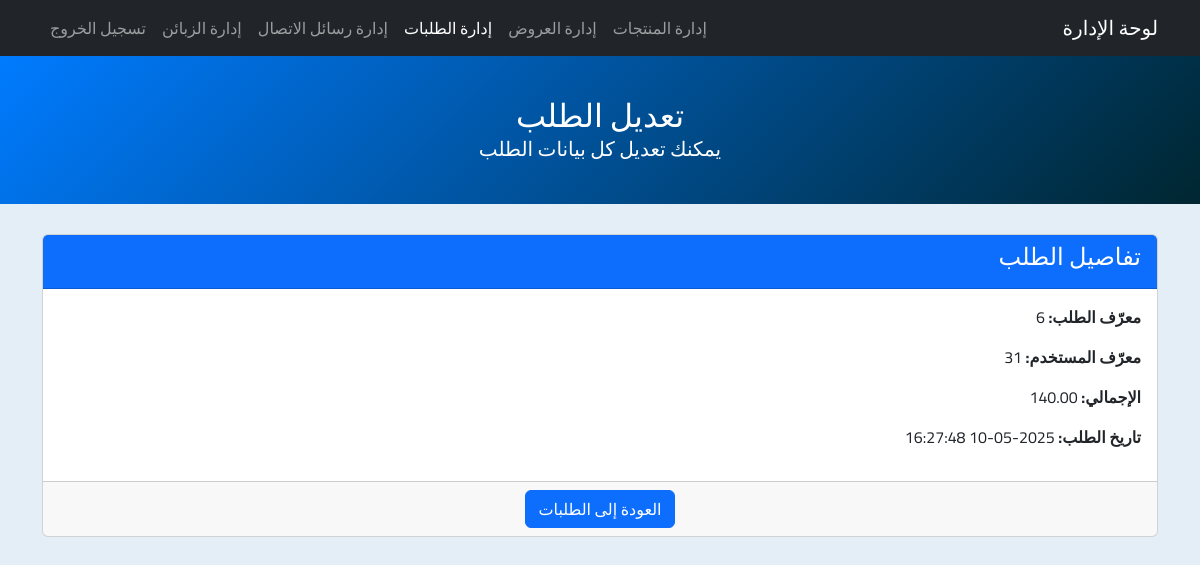
The app's page /admin/order_details.php?id=6 with its own data.
### tables this page shows
CREATE TABLE `orders` (
  `id` int(11) NOT NULL,
  `user_id` int(11) NOT NULL,
  `total` decimal(10,2) NOT NULL,
  `created_at` timestamp NOT NULL DEFAULT current_timestamp()
);

### admin/order_details.php (the view, shortened to what this page needs)
<?php
include("../php/config.php");
$order_id = intval($_GET['id']);
$stmt = $conn->prepare("SELECT * FROM orders WHERE id = ?");
$stmt->bind_param("i", $order_id);
$stmt->execute();
$result = $stmt->get_result();
$order = $result->fetch_assoc();
?>
<!DOCTYPE html>
<html lang="ar" dir="rtl">
<head>
    <link href="https://cdn.jsdelivr.net/npm/bootstrap@5.3.3/dist/css/bootstrap.rtl.min.css" rel="stylesheet">
    <link rel="stylesheet" href="../css/style.css">
</head>
<body>
    <nav class="navbar navbar-expand-lg navbar-dark bg-dark">
        <div class="container">
            <a class="navbar-brand" href="admin_dashboard.php">لوحة الإدارة</a>
            <div class="collapse navbar-collapse" id="adminNav">
                <ul class="navbar-nav ms-auto">
                    <li class="nav-item"><a class="nav-link" href="admin_product.php">إدارة المنتجات</a></li>
                    <li class="nav-item"><a class="nav-link" href="admin_offers.php">إدارة العروض</a></li>
                    <li class="nav-item"><a class="nav-link active" href="admin_orders.php">إدارة الطلبات</a></li>
                    <li class="nav-item"><a class="nav-link" href="admin_contact.php">إدارة رسائل الاتصال</a></li>
                    <li class="nav-item"><a class="nav-link" href="admin_users.php">إدارة الزبائن</a></li>
                    <li class="nav-item"><a class="nav-link" href="../php/logout.php">تسجيل الخروج</a></li>
                </ul>
            </div>
        </div>
    </nav>
    <header class="dashboard-header">
        <div class="container">
            <h1>تعديل الطلب</h1>
            <p>يمكنك تعديل كل بيانات الطلب</p>
        </div>
    </header>
    <div class="container">
        <?php if (isset($error_message)): ?>
            <div class="alert alert-danger mt-4" role="alert">
                <?php echo $error_message; ?>
            </div>
            <div class="text-center mt-3">
                <a href="admin_orders.php" class="btn btn-primary">العودة إلى الطلبات</a>
            </div>
        <?php else: ?>
            <div class="card">
                <div class="card-header bg-primary text-white">
                    <h4 class="card-title">تفاصيل الطلب</h4>
                </div>
                <div class="card-body">
                    <p><strong>معرّف الطلب:</strong> <?php echo htmlspecialchars($order['id']); ?></p>
                    <p><strong>معرّف المستخدم:</strong> <?php echo htmlspecialchars($order['user_id']); ?></p>
                    <p><strong>الإجمالي:</strong> <?php echo htmlspecialchars($order['total']); ?></p>
                    <p><strong>تاريخ الطلب:</strong> <?php echo htmlspecialchars($order['created_at']); ?></p>
                </div>
                <div class="card-footer text-center">
                    <a href="admin_orders.php" class="btn btn-primary">العودة إلى الطلبات</a>
                </div>
            </div>
        <?php endif; ?>
    </div>
</body>
</html>

### css/style.css (style rules this page uses)
* { padding: 0; margin: 0; box-sizing: border-box; }
:root { --bg-main-color: #FFFFFF ; --bg-secondary-color:#EF8354 ; --btn-color:#0036CB ; --btn-hover-color:#001755; --btn-text-color:#FFFFFF; --title-color:#2D3142 ; --text-color:#BFC0C0; --border-main-color:#EF8354 ; --border-hover-color:#f06124; }
a { text-decoration: none; }
html { scroll-behavior: smooth; }
body { font-family: cairo; direction: rtl; }
ul { list-style: none; }

### admin/order_details.php (style rules this page uses)
body { background-color: #e4eef7; }
.card { margin-top: 30px; }
.dashboard-header { background: linear-gradient(135deg, #007bff, rgb(0, 38, 48)); color: #fff; padding: 40px 0; text-align: center; margin-bottom: 30px; }
.dashboard-header h1 { margin: 0; font-size: 2rem; }
.dashboard-header p { margin: 0; font-size: 1.25rem; }

### records on screen
orders: id "6", user "31", total "140.00", created_at "2025-05-10 16:27:48"
